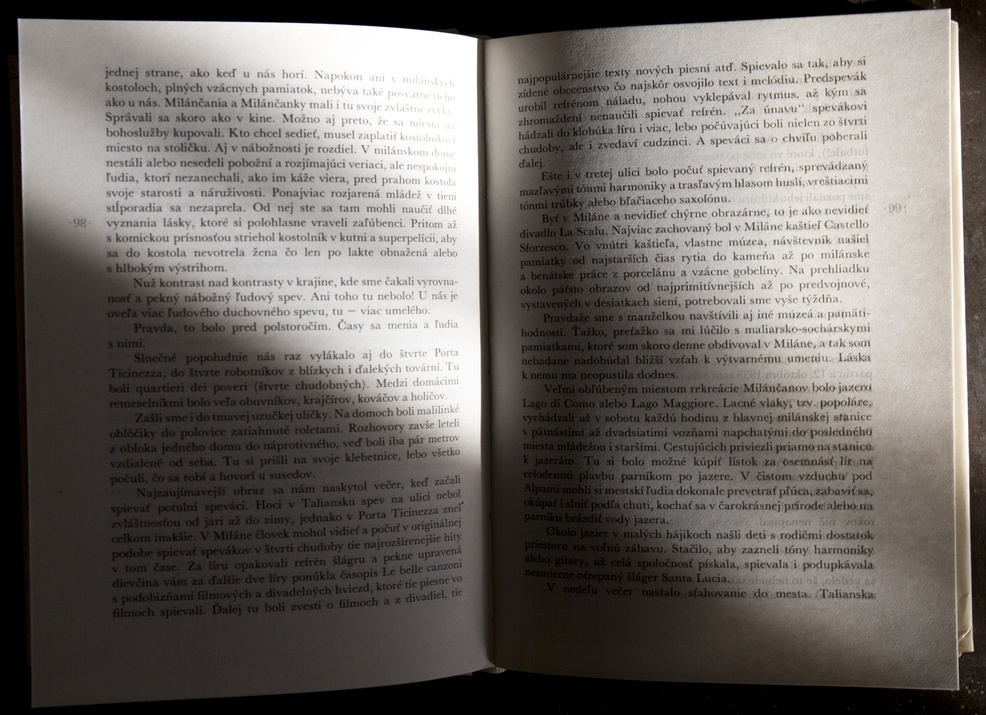
#> input picture opened-book-gray.jpg, 986 x 715 px, shrunk from 4630 x 3358 before the run, found by its file name
$ python speed_comp.py
#> lines starting #> are read from the running program, lines starting #| are printed output that depends on the picture
### lw1.py
import cv2
import numpy as np


def cv2_threshold(
    source_image: np.array,
    max_val: int,
    block_size: int,
    C: int,
) -> np.array:
    """Native OpenCV adaptiveThreshold

    Args:
        source_image: Source grayscaled image.
        max_val: Non-zero value assigned to the pixels for which the condition is satisfied.
        block_size: Size of a pixel neighborhood that is used to calculate a threshold value for the pixel.
        C: Constant subtracted from the mean.

    Returns:
        np.array: thresholded image
    """
    thr = cv2.adaptiveThreshold(
        source_image,
        max_val,
        cv2.ADAPTIVE_THRESH_MEAN_C,
        cv2.THRESH_BINARY,
        block_size,
        C,
    )
    return thr


def adaptive_threshold_python(
    source_image: np.array,
    max_val: int,
    block_size: int,
    C: int,
) -> np.array:

    """ Adaptive threshold implementation using Pythong + Numpy.
    Uses ADAPTIVE_THRESH_MEAN_C strategy:
        The threshold value T(x, y) is a means of
            [xi: xi+block_size, yi: yi+block_size] minus C

    By default using something like cv2.THRESHOLD_BINARY strategy.

    Args:
        source_image: Source grayscaled image.
        max_val: Non-zero value assigned to the pixels for which the condition is satisfied.
        block_size: Size of a pixel neighborhood that is used to calculate a threshold value for the pixel.
        C: Constant subtracted from the mean.

    Returns:
        np.array: thresholded image
    """

    assert len(source_image.shape) == 2, "Image is not gray_scaled"

    n_rows, n_cols = source_image.shape
    res_image = np.zeros_like(source_image)
    for i in range(0, n_rows, block_size):
        for j in range(0, n_cols, block_size):
            # print(f"Taking block : [{i}:{i+block_size}, {j}:{j+block_size}]")
            block = source_image[i:i+block_size, j:j+block_size]
            local_mean = block.mean()
            threshold = local_mean - C
            res_image[i :i+block_size, j: j+block_size] = (
                block > threshold
                ) * max_val

    return res_image


# [97 lines left out: function main, not called in this run]


# [2 lines that do not run on import are left out]


### speed_comp.py
import cv2
import matplotlib.pyplot as plt
from time import time
from tqdm import tqdm
from numba import njit

from lw1 import (
    cv2_threshold,
    adaptive_threshold_python,
)


def timeit(func):
    def inner(*args, **kwargs):
        start = time()
        res = func(*args, **kwargs)
        end = time()
        time_diff = end - start
        return time_diff, res
    return inner


def main():

    image = cv2.imread("images/opened-book-gray.jpg")
#> image is the input picture: shape (715, 986, 3); mean B, G, R 101, 104.9, 109.6
    image = cv2.cvtColor(image, cv2.COLOR_BGR2GRAY)
#> image: shape (715, 986)

    # parameters for adaptive threshold
    block_sizes = range(3, 255, 2)
    C = 23
    max_val = 255

    e1_time = []
    e2_time = []
    e3_time = []

    for bs in tqdm(block_sizes):

        t1, _ = timeit(cv2_threshold)(image, max_val, bs, C)
        t2, _ = timeit(adaptive_threshold_python)(image, max_val, bs, C)
        t3, _ = timeit(njit(adaptive_threshold_python))(image, max_val, bs, C)


        e1_time.append(t1)
        e2_time.append(t2)
        e3_time.append(t3)
#> this loop made 126 passes
#> (t1, t2, t3) on passes 1 to 12: (0.00148, 0.877, 0.872), (0.00113, 0.337, 0.331), (0.00157, 0.164, 0.164), (0.00163, 0.116, 0.116), (0.00167, 0.0948, 0.14), (0.0016, 0.0602, 0.0607), (0.00173, 0.0471, 0.0467), (0.0018, 0.0397, 0.0368), (0.00189, 0.0297, 0.0296), (0.00185, 0.0255, 0.0254), (0.00182, 0.0224, 0.0221), (0.00185, 0.0193, 0.0193)
#> after the loop, e1_time = 126 values, max 0.00279 at index 43, min 0.00113 at index 1, mean 0.00206; e2_time = 126 values, max 0.877 at index 0, min 0.00281 at index 119, mean 0.0187; e3_time = 126 values, max 0.872 at index 0, min 0.00286 at index 122, mean 0.0189

    X = block_sizes

    plt.figure(figsize=(15,5))
    plt.plot(X, e1_time, color='red', label='OpenCV')
    plt.plot(X, e2_time, color='blue', label='Python+Numpy')
    plt.plot(X, e3_time, color='green', label='Python+Numpy+Numba')

    # Adding labels and legend
    plt.xlabel('Block size')
    plt.ylabel('Time, (s)')
    plt.title('Comparison of time')
    plt.legend()
    # Displaying the plot
    plt.show()
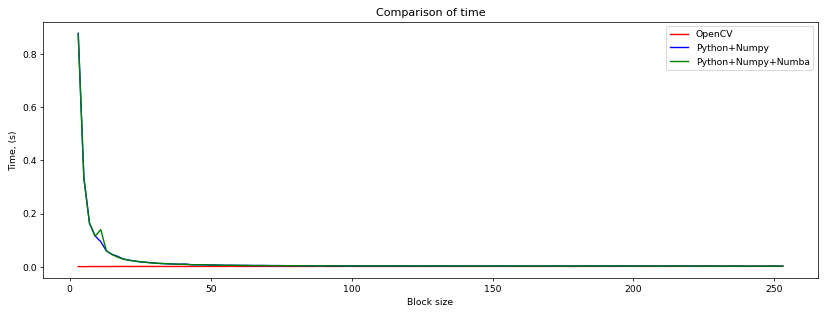
#> figure drawn by matplotlib, 1 panel; curve peaks at x = 89, y = 0.00279; curve peaks at x = 3, y = 0.877; curve peaks at x = 3, y = 0.872

if __name__ == "__main__":
    main()
